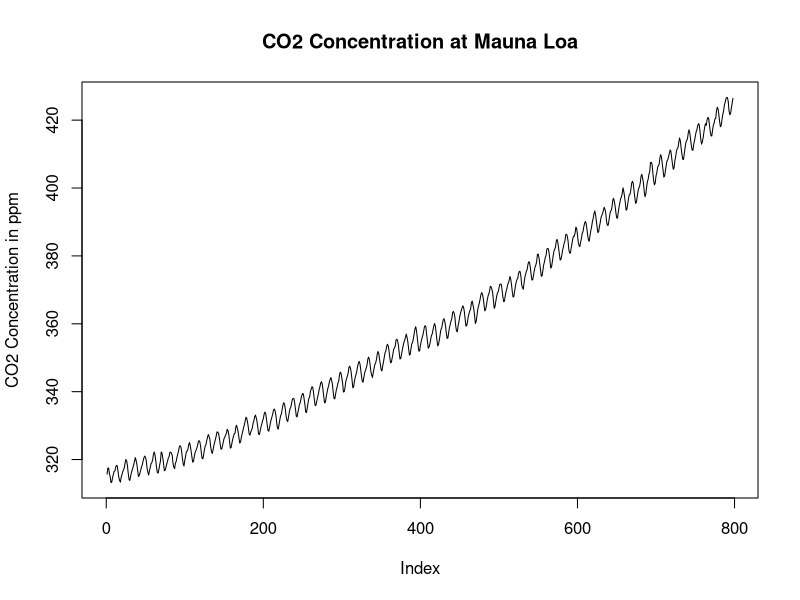

Source code (R):
# A script to read in and plot the MLO Keeling curve CO2
# data using some good R practices

# Kaleigh Johnston
# k.johnston@ku.edu
# February 18, 2026

# load in csv data
mlo_data <- read.csv("data/monthly_in_situ_co2_mlo_cleaned.csv")

# make a scatterplot of the CO2 concentrations
# to get rid of data not present (marked as -99.99 in data) = > 0
# "l" = line plot
# ylab = y axis label
# main = main title of graph
# to save graph in code = png("title")... + dev.off = close/save file

png("output/keeling_curve.png")
plot(mlo_data$CO2 [mlo_data$CO2 > 0],
     type = "l",
     ylab = "CO2 Concentration in ppm",
     main = "CO2 Concentration at Mauna Loa")
dev.off()
